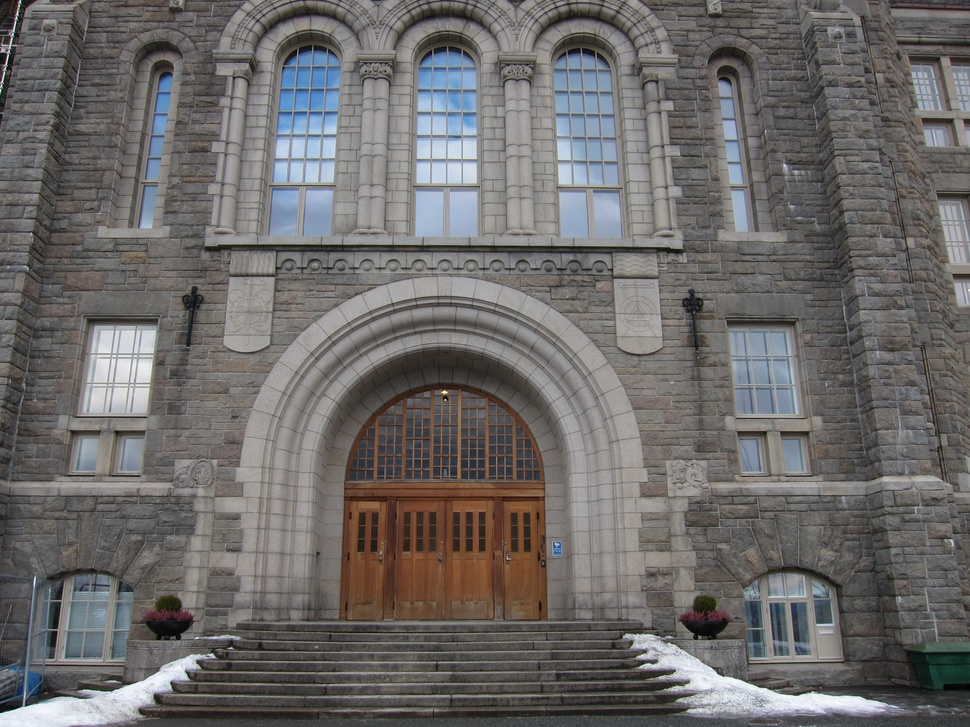
#> input picture data_hw5_ext/IMG_8209.jpg, 970 x 727 px, shrunk from 2816 x 2112 before the run
$ python example_match_features.py
#> lines starting #> are read from the running program, lines starting #| are printed output that depends on the picture; long printed decimals are rounded
### python/matlab_inspired_interface.py
import numpy as np
import matplotlib.pyplot as plt
import cv2 as cv

# [30 lines left out: function show_matched_features, not called in this run]

def match_features(features1, features2, max_ratio=1.0, unique=False):
    """
    Consistent with Matlab Computer Vision Toolbox's matchFeatures, except
    that it only implements exhaustive ("brute-force") matching, and only
    uses the default distance metric, and does not implement the matching
    threshold check (as an alternative you may use the returned match_metric
    array to implement such thresholds yourself). The text below is copied
    from the Matlab documentation with small modifications.

    ARGUMENTS
    max_ratio:
    Ratio threshold, specified as a scalar ratio value in the range (0,1]. Use
    the max ratio for rejecting ambiguous matches. Increase this value to return
    more matches.

    unique:
    Set this value to true to return only unique matches between features1 and
    features2. When you set unique to false, the function returns all matches
    between features1 and features2. Multiple features in features1 can match
    to one feature in features2. When you set unique to true, the function
    performs a forward-backward match to select a unique match. After matching
    features1 to features2, it matches features2 to features1 and keeps the
    best match. [Note: This is equivalent to the crossCheck functionality in
    the BFMatcher class, but is implemented manually here because OpenCV does
    not let you combine the ratio test together with cross-checking, whereas
    Matlab does allow it.]

    RETURN VALUES
    index_pairs: Indices of corresponding features between the two input
    feature sets, returned as a P-by-2 matrix of P number of indices. Each
    index pair corresponds to a matched feature between the features1 and
    features2 inputs. The first element indexes the feature in features1. The
    second element indexes the matching feature in features2.

    match_metric: Distance between matching features, returned as a P-by-1
    vector. Each ith element in match_metric corresponds to the ith row in the
    index_pairs output matrix.
    """
    index_pairs = []
    match_metric = []

    matcher = cv.BFMatcher()
    matches1to2 = matcher.knnMatch(features1, features2, k=2)
    indices1to2 = []
    for m,n in matches1to2:
        if m.distance <= max_ratio*n.distance:
            indices1to2.append(m.trainIdx)
        else:
            indices1to2.append(None)

    if unique:
        matches2to1 = matcher.match(features2, features1)
        indices2to1 = [m.trainIdx for m in matches2to1]
        for i1,i2 in enumerate(indices1to2):
            if i2 != None and indices2to1[i2] == i1:
                index_pairs.append((i1,i2))
                match_metric.append(matches1to2[i1][0].distance)

    else:
        for i1,i2 in enumerate(indices1to2):
            if i2 != None:
                index_pairs.append((i1,i2))
                match_metric.append(matches1to2[i1][0].distance)

    return np.array(index_pairs), np.array(match_metric)

### python/example_match_features.py
from operator import index
import matplotlib.pyplot as plt
import numpy as np
import cv2 as cv
from matlab_inspired_interface import match_features, show_matched_features
import matplotlib.pyplot as plt
import numpy as np
from hw5_sol.figures import *
from hw5_sol.estimate_E import *
from hw5_sol.decompose_E import *
from hw5_sol.triangulate_many import *
from hw5_sol.epipolar_distance import *
from hw5_sol.estimate_E_ransac import *
from hw5_sol.F_from_E import *
#from draw_point_cloud import draw_point_cloud

I1 = cv.imread('../data_hw5_ext/IMG_8209.jpg', cv.IMREAD_GRAYSCALE)
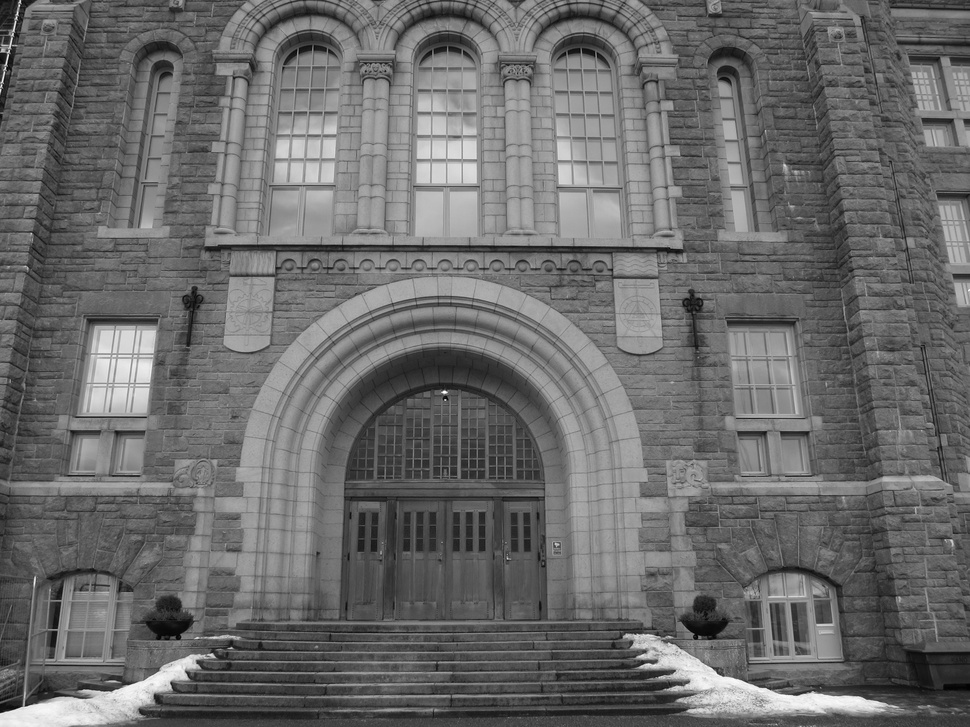
#> I1: shape (727, 970); min 0, max 255, mean 106.7
I2 = cv.imread('../data_hw5_ext/IMG_8210.jpg', cv.IMREAD_GRAYSCALE)
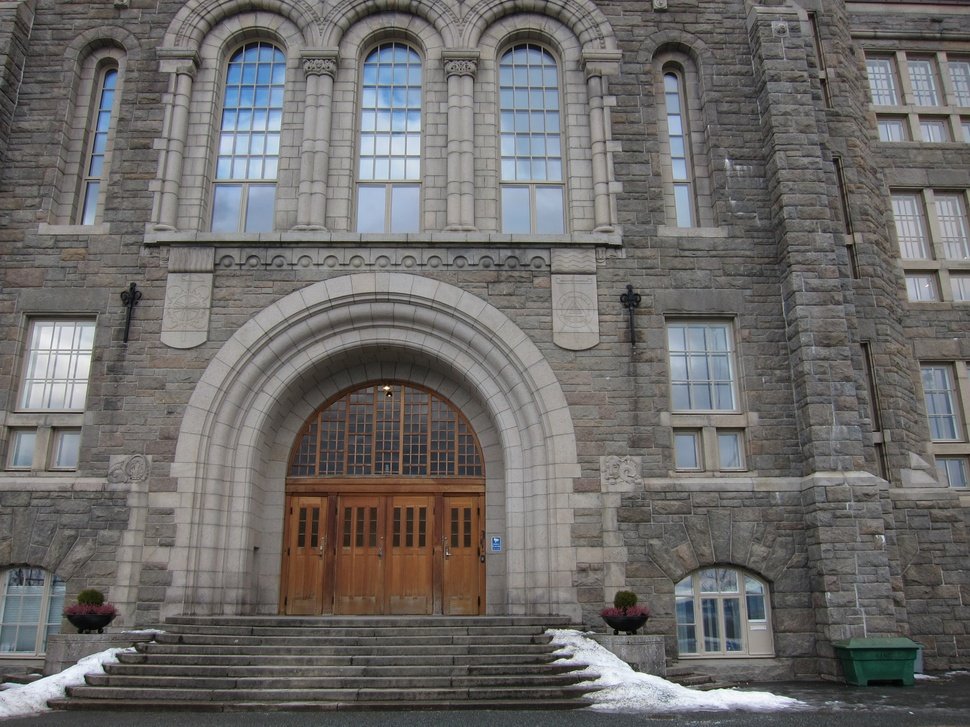
#> input picture data_hw5_ext/IMG_8210.jpg, 970 x 727 px, shrunk from 2816 x 2112 before the run
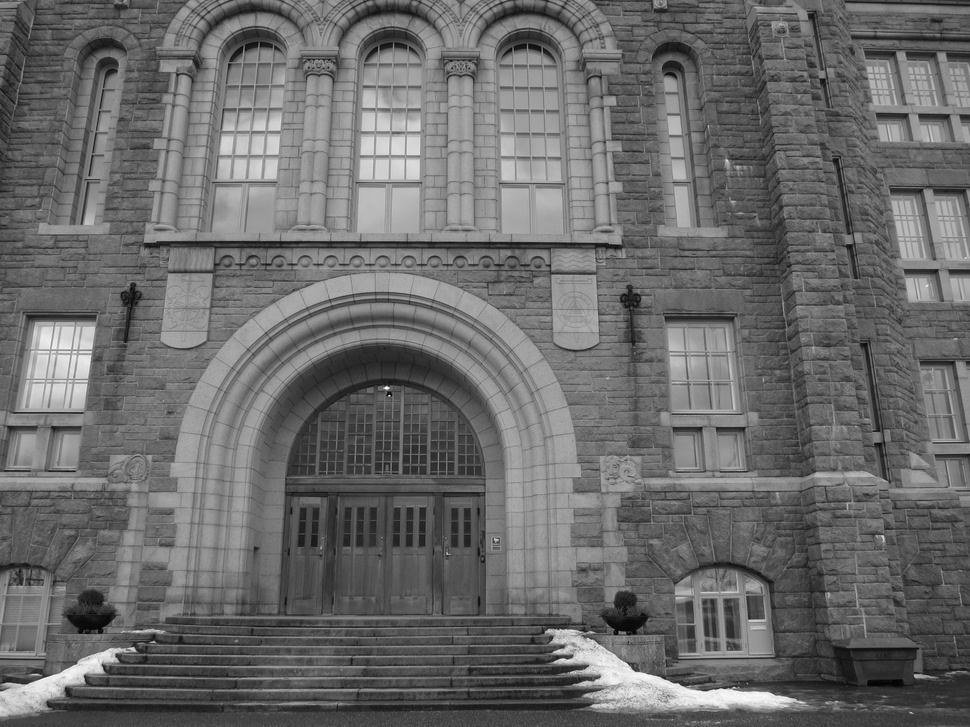
#> I2: shape (727, 970); min 0, max 255, mean 106.6

# NB! This script uses a very small number of features so that it runs quickly.
# You will want to pass other options to SIFT_create. See the documentation:
# https://docs.opencv.org/4.x/d7/d60/classcv_1_1SIFT.html
sift = cv.SIFT_create(nfeatures=30000)
kp1, desc1 = sift.detectAndCompute(I1, None)
#> kp1 = 5006 keypoints; strongest (x, y, size): (444, 392, 2.8), (26, 705, 2), (212, 655, 3.2), (14, 30, 1.8)
kp2, desc2 = sift.detectAndCompute(I2, None)
#> kp2 = 4977 keypoints; strongest (x, y, size): (387, 388, 2.7), (133, 649, 3.3), (562, 646, 3.6), (916, 676, 3)
kp1 = np.array([kp.pt for kp in kp1])
#> kp1 = 5006 pairs, first value 2.35 to 966.2, second value 2.32 to 722.9
kp2 = np.array([kp.pt for kp in kp2])
#> kp2 = 4977 pairs, first value 3.41 to 967, second value 2.3 to 721.5

# NB! You will want to experiment with different options for the ratio test and
# "unique" (cross-check).
index_pairs, match_metric = match_features(desc1, desc2, max_ratio=0.9, unique=False)
#> in match_features, `matches1to2 = matcher.knnMatch(features1, features2, k=2)`: matches1to2 = 5006 matches
#> after the loop in match_features, `for m,n in matches1to2:`: indices1to2 = 5006 items
#> the loop in match_features, `for i1,i2 in enumerate(indices1to2):` made 5006 passes
#> after the loop in match_features, `for i1,i2 in enumerate(indices1to2):`: index_pairs = 3116 pairs, first value 3 to 5004, second value 1 to 4955; match_metric = 3116 values, max 328.8 at index 2578, min 8.43 at index 1139, mean 111.5
print(index_pairs[:10])
#| [[   3  580]
#|  [  22  233]
#|  [  32  655]
#|  [  41 3584]
#|  [  49  421]
#|  [  59 3849]
#|  [  62 4303]
#|  [  68  501]
#|  [  76 3890]
#|  [  80  306]]
print('Found %d matches' % index_pairs.shape[0])
#| Found 3116 matches


#egen kode
matches = np.array([[kp1[pair[0]][0],kp1[pair[0]][1], kp2[pair[1]][0], kp2[pair[1]][1]] for pair in index_pairs])
print(matches[0])
#| [  3.133 240.207 119.315   7.479]
print(matches.shape[0])
#| 3116
#> (the run stopped early here; a loop or call above may not have finished)
